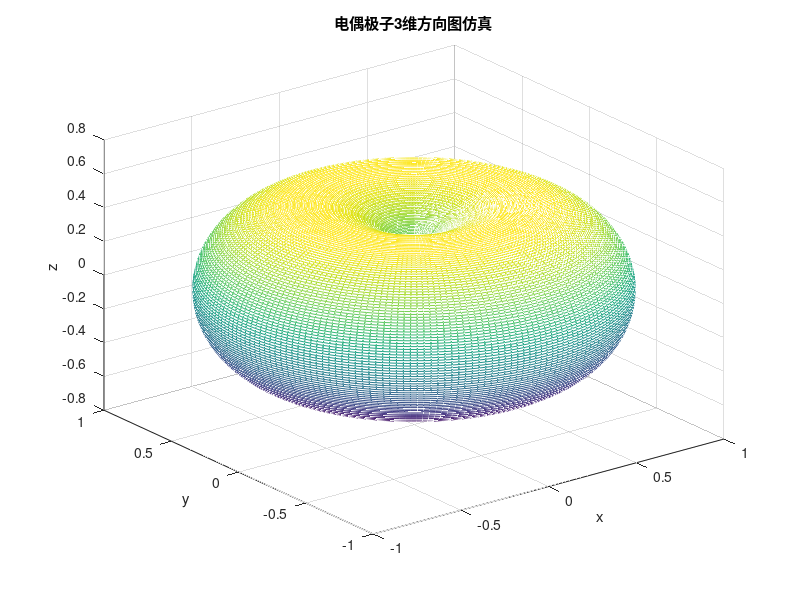

MATLAB code to generate this figure: (Note: this script raises an error after producing the figure.)
clear;clc;close;

theta0 = linspace(0,2*pi,200);
phi0 = linspace(0,2*pi,200);
[theta,phi] = meshgrid(theta0,phi0);
lambda = 5;%波长
k = 2*pi/lambda;%波数k
w = pi/24;%角频率w

Pattern_2D = sin(theta0);%用来绘制二维极坐标
Pattern_3D = sin(theta);%用来绘制三维方向图

% 1.绘制3维立体方向图
figure(1);
[x,y,z] = sph2cart(phi,0.5*pi-theta,Pattern_3D);%球坐标形式3维方向图
mesh(x,y,z);
title('电偶极子3维方向图仿真');
xlabel('x');ylabel('y');zlabel('z');

%2.绘制二维极坐标方向图
figure(2)
polarplot(theta0,abs(Pattern_2D));%极坐标形式二维方向图
title('电偶极子2维方向图仿真');
pax = gca;
pax.ThetaDir = 'clockwise';
pax.ThetaZeroLocation = 'top';

hold on;
rmax = 10;
X = rmax*sin(theta0)'*cos(phi0);
Y = rmax*sin(theta0)'*sin(phi0);
t = 0;%时间

R = sqrt(X.^2+Y.^2);
fmat = moviein(48);

%3.动态演示电磁波的辐射动态过程
figure(3)
title('电偶极子辐射动态仿真图');

for t=1:1:48
    T = (X./R).^2.*(cos(w*t-k*R)-k*R.*sin(w*t-k.*R))./(k*R);
    a = -1:0.4:1;
    h = polar([0 2*pi], [0 10]); %产生在极坐标下的一条直线  
    delete(h);   %删除上述直线，但留下坐标轴   

    hold on
    contour(X,Y,T,a,'b'); 

    hold on
    yy = cos(w*t);

    plot(0,yy,'or','markerfacecolor','r','markersize',10);
    text(-0.2,yy,'+','color','w');
    
    plot(0,-yy,'ob','markerfacecolor','b','markersize',10);%电荷展示的设置
    text(-0.1,-yy,'-','color','w');

    hold off
    fmat(t) = getframe(gcf);
end

movie(gcf,fmat,10,24);